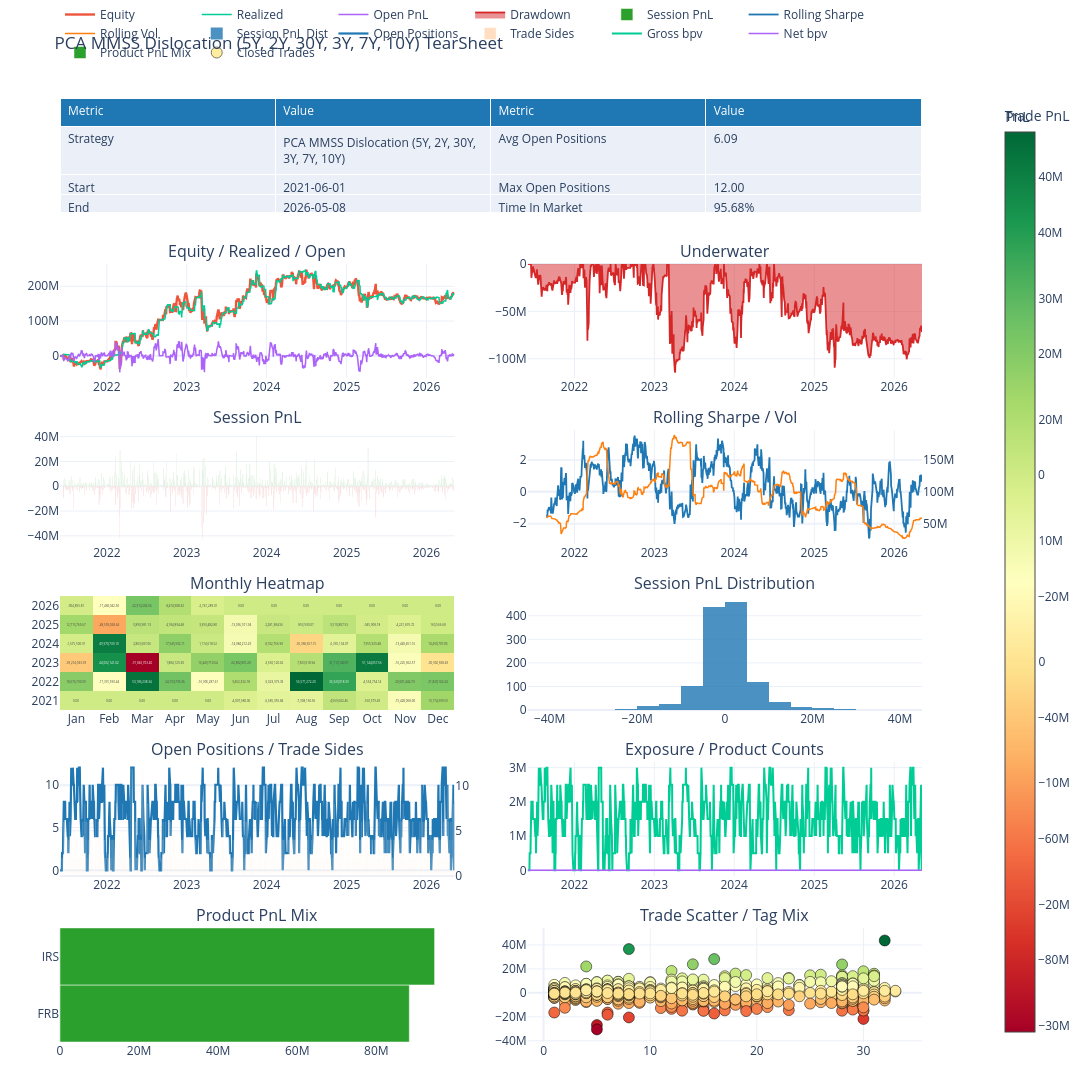

This figure's notebook cell:
### Markdown cell above
## Tearsheet

### Code cell
try:
    tearsheet = QueryBacktestTearSheet.from_backtest(bt)
    plotly_fig = tearsheet.plot_plotly()
    plotly_fig.show()
except Exception as e:
    print(f'Tearsheet: {e}')
    if len(mtm) > 1:
        daily = mtm.diff().dropna()
        sharpe = daily.mean() / daily.std() * np.sqrt(252) if daily.std() > 0 else 0
        max_dd = (mtm - mtm.cummax()).min()
        print(f'\nFinal P&L:  {mtm.iloc[-1]:,.0f}')
        print(f'Sharpe:     {sharpe:.2f}')
        print(f'Max DD:     {max_dd:,.0f}')

### Figure 1 — Plotly figure (JSON) as saved in the notebook; plotly's stock layout.template omitted (floating-point values rounded to 4 significant figures; data arrays with more than 128 entries replaced by an {"elided": "..."} marker saying what was removed)
{"data": [{"cells": {"align": "left", "values": [["Strategy", "Start", "End", "Steps", "Sessions", "Total PnL", "Realized PnL", "Open PnL", "Gross Realized", "Fees", "Avg Session PnL", "Best Session", "Worst Session", "Positive Sessions", "Negative Sessions", "Session Vol", "Sharpe", "Sortino", "Max Drawdown", "Current Drawdown", "VaR 95", "CVaR 95", "Entry Count", "Exit Count", "Trade Sides", "Active Trading Sessions", "Avg Entries / Session", "Avg Exits / Session", "Avg Sides / Session", "Avg Entries / Active Session", "Avg Exits / Active Session"], ["PCA MMSS Dislocation (5Y, 2Y, 30Y, 3Y, 7Y, 10Y)", "2021-06-01", "2026-05-08", "1,227", "1,227", "175,682,856.52", "175,636,265.36", "46,591.16", "313,704,705.29", "130,625,000.00", "143,180.81", "40,781,118.00", "-42,007,491.12", "47.51%", "48.08%", "102,503,098.38", "0.35", "0.44", "-114,340,524.62", "-71,893,579.13", "-9,437,353.17", "-15,841,448.54", "1,042", "1,040", "2,082", "651", "0.85", "0.85", "1.70", "1.60", "1.60"], ["Avg Open Positions", "Max Open Positions", "Time In Market", "Closed Trades", "Winning Trades", "Losing Trades", "Flat Trades", "Open Trades", "Trade Hit Rate", "Profit Factor", "Payoff Ratio", "Gross Profit", "Gross Loss", "Expectancy", "Avg Trade PnL", "Median Trade PnL", "Avg Win", "Median Win", "Avg Loss", "Median Loss", "Max Win Trade", "Max Loss Trade", "Avg Hold Days", "Median Hold Days", "P90 Hold Days", "Avg Winner Hold", "Avg Loser Hold", "Avg Hold Steps", "Max Win Streak", "Max Loss Streak", "Current Trade Streak"], ["6.09", "12.00", "95.68%", "1,045", "528", "517", "0", "2", "50.53%", "1.11", "1.08", "1,892,739,305.10", "1,709,659,599.81", "175,195.89", "175,195.89", "31,570.80", "3,584,733.53", "2,061,023.82", "-3,306,885.11", "-1,957,535.22", "43,726,950.42", "-30,536,908.97", "10.48", "7.00", "28.00", "10.77", "10.19", "7.18", "9", "10", "Win 3"]]}, "domain": {"x": [0, 0.94], "y": [0.8792, 1]}, "header": {"align": "left", "fill": {"color": "#1f77b4"}, "font": {"color": "white"}, "values": ["Metric", "Value", "Metric", "Value"]}, "type": "table"}, {"line": {"width": 2.4}, "mode": "lines", "name": "Equity", "type": "scatter", "x": {"elided": "1227 str values"}, "xaxis": "x", "y": {"elided": "1227 float values"}, "yaxis": "y"}, {"line": {"width": 1.5}, "mode": "lines", "name": "Realized", "type": "scatter", "x": {"elided": "1227 str values"}, "xaxis": "x", "y": {"elided": "1227 float values"}, "yaxis": "y"}, {"line": {"width": 1.5}, "mode": "lines", "name": "Open PnL", "type": "scatter", "x": {"elided": "1227 str values"}, "xaxis": "x", "y": {"elided": "1227 float values"}, "yaxis": "y"}, {"fill": "tozeroy", "line": {"color": "#d62728", "width": 1.8}, "mode": "lines", "name": "Drawdown", "type": "scatter", "x": {"elided": "1227 str values"}, "xaxis": "x2", "y": {"elided": "1227 float values"}, "yaxis": "y2"}, {"marker": {"color": {"elided": "1227 str values"}}, "name": "Session PnL", "type": "bar", "x": {"elided": "1227 str values"}, "xaxis": "x3", "y": {"elided": "1227 float values"}, "yaxis": "y3"}, {"line": {"color": "#1f77b4", "width": 1.8}, "mode": "lines", "name": "Rolling Sharpe", "type": "scatter", "x": {"elided": "1227 str values"}, "xaxis": "x4", "y": {"elided": "1227 float values"}, "yaxis": "y4"}, {"line": {"color": "#ff7f0e", "width": 1.5}, "mode": "lines", "name": "Rolling Vol", "type": "scatter", "x": {"elided": "1227 str values"}, "xaxis": "x4", "y": {"elided": "1227 float values"}, "yaxis": "y5"}, {"colorbar": {"title": {"text": "PnL"}}, "colorscale": [[0, "rgb(165,0,38)"], [0.1, "rgb(215,48,39)"], [0.2, "rgb(244,109,67)"], [0.3, "rgb(253,174,97)"], [0.4, "rgb(254,224,139)"], [0.5, "rgb(255,255,191)"], [0.6, "rgb(217,239,139)"], [0.7, "rgb(166,217,106)"], [0.8, "rgb(102,189,99)"], [0.9, "rgb(26,152,80)"], [1, "rgb(0,104,55)"]], "text": [["0.00", "0.00", "0.00", "0.00", "0.00", "-4,007,680.06", "-6,685,355.84", "-7,308,160.65", "4,569,602.46", "-160,579.49", "-15,428,068.00", "13,174,399.53"], ["18,676,730.99", "-17,391,590.44", "53,186,238.34", "24,153,735.36", "-16,905,287.61", "9,452,332.18", "-9,023,379.33", "56,571,272.20", "36,920,018.39", "-4,554,754.14", "20,601,442.73", "21,820,162.24"], ["-39,214,033.39", "44,002,141.02", "-91,843,703.40", "1,884,129.30", "16,449,710.64", "22,382,001.20", "-3,650,120.62", "7,303,018.94", "31,113,140.91", "51,144,057.66", "-16,225,302.57", "-30,902,508.49"], ["-1,675,500.91", "49,970,739.10", "2,803,687.06", "17,545,932.11", "1,174,618.52", "-14,084,212.29", "8,102,766.90", "-35,368,657.15", "-6,335,134.07", "7,955,929.48", "-13,449,451.16", "10,490,707.85"], ["12,715,765.67", "-48,593,028.64", "5,890,981.13", "4,184,894.48", "3,393,482.80", "-13,056,101.94", "2,281,384.56", "853,930.07", "5,510,807.53", "-945,908.18", "-4,221,876.72", "160,566.68"], ["-904,855.81", "-17,468,042.50", "22,912,202.56", "8,474,908.32", "-2,741,289.01", "0.00", "0.00", "0.00", "0.00", "0.00", "0.00", "0.00"]], "texttemplate": "%{text}", "type": "heatmap", "x": ["Jan", "Feb", "Mar", "Apr", "May", "Jun", "Jul", "Aug", "Sep", "Oct", "Nov", "Dec"], "xaxis": "x5", "y": ["2021", "2022", "2023", "2024", "2025", "2026"], "yaxis": "y6", "z": [[0.0, 0.0, 0.0, 0.0, 0.0, -4008000.0, -6685000.0, -7308000.0, 4570000.0, -160600.0, -15430000.0, 13170000.0], [18680000.0, -17390000.0, 53190000.0, 24150000.0, -16910000.0, 9452000.0, -9023000.0, 56570000.0, 36920000.0, -4555000.0, 20600000.0, 21820000.0], [-39210000.0, 44000000.0, -91840000.0, 1884000.0, 16450000.0, 22380000.0, -3650000.0, 7303000.0, 31110000.0, 51140000.0, -16230000.0, -30900000.0], [-1676000.0, 49970000.0, 2804000.0, 17550000.0, 1175000.0, -14080000.0, 8103000.0, -35370000.0, -6335000.0, 7956000.0, -13450000.0, 10490000.0], [12720000.0, -48590000.0, 5891000.0, 4185000.0, 3393000.0, -13060000.0, 2281000.0, 853900.0, 5511000.0, -945900.0, -4222000.0, 160600.0], [-904900.0, -17470000.0, 22910000.0, 8475000.0, -2741000.0, 0.0, 0.0, 0.0, 0.0, 0.0, 0.0, 0.0]]}, {"marker": {"color": "#1f77b4"}, "name": "Session PnL Dist", "nbinsx": 30, "opacity": 0.8, "type": "histogram", "x": {"elided": "1227 float values"}, "xaxis": "x6", "yaxis": "y7"}, {"line": {"color": "#1f77b4", "width": 2.2}, "mode": "lines", "name": "Open Positions", "type": "scatter", "x": {"elided": "1227 str values"}, "xaxis": "x7", "y": {"elided": "1227 float values"}, "yaxis": "y8"}, {"marker": {"color": "#ff7f0e"}, "name": "Trade Sides", "opacity": 0.25, "type": "bar", "x": {"elided": "1227 str values"}, "xaxis": "x7", "y": {"elided": "1227 float values"}, "yaxis": "y9"}, {"line": {"width": 2}, "mode": "lines", "name": "Gross bpv", "type": "scatter", "x": {"elided": "1227 str values"}, "xaxis": "x8", "y": {"elided": "1227 float values"}, "yaxis": "y10"}, {"line": {"width": 1.5}, "mode": "lines", "name": "Net bpv", "type": "scatter", "x": {"elided": "1227 str values"}, "xaxis": "x8", "y": {"elided": "1227 float values"}, "yaxis": "y10"}, {"marker": {"color": ["#2ca02c", "#2ca02c"]}, "name": "Product PnL Mix", "orientation": "h", "type": "bar", "x": [88340000.0, 94740000.0], "xaxis": "x9", "y": ["FRB", "IRS"], "yaxis": "y11"}, {"marker": {"color": {"elided": "1045 float values"}, "colorbar": {"title": {"text": "Trade PnL"}}, "colorscale": [[0, "rgb(165,0,38)"], [0.1, "rgb(215,48,39)"], [0.2, "rgb(244,109,67)"], [0.3, "rgb(253,174,97)"], [0.4, "rgb(254,224,139)"], [0.5, "rgb(255,255,191)"], [0.6, "rgb(217,239,139)"], [0.7, "rgb(166,217,106)"], [0.8, "rgb(102,189,99)"], [0.9, "rgb(26,152,80)"], [1, "rgb(0,104,55)"]], "line": {"color": "black", "width": 0.5}, "showscale": true, "size": 11}, "mode": "markers", "name": "Closed Trades", "text": {"elided": "1045 str values"}, "type": "scatter", "x": {"elided": "1045 float values"}, "xaxis": "x10", "y": {"elided": "1045 float values"}, "yaxis": "y12"}], "layout": {"annotations": [{"font": {"size": 16}, "showarrow": false, "text": "Equity / Realized / Open", "x": 0.215, "xanchor": "center", "xref": "paper", "y": 0.8242, "yanchor": "bottom", "yref": "paper"}, {"font": {"size": 16}, "showarrow": false, "text": "Underwater", "x": 0.725, "xanchor": "center", "xref": "paper", "y": 0.8242, "yanchor": "bottom", "yref": "paper"}, {"font": {"size": 16}, "showarrow": false, "text": "Session PnL", "x": 0.215, "xanchor": "center", "xref": "paper", "y": 0.6483, "yanchor": "bottom", "yref": "paper"}, {"font": {"size": 16}, "showarrow": false, "text": "Rolling Sharpe / Vol", "x": 0.725, "xanchor": "center", "xref": "paper", "y": 0.6483, "yanchor": "bottom", "yref": "paper"}, {"font": {"size": 16}, "showarrow": false, "text": "Monthly Heatmap", "x": 0.215, "xanchor": "center", "xref": "paper", "y": 0.4725, "yanchor": "bottom", "yref": "paper"}, {"font": {"size": 16}, "showarrow": false, "text": "Session PnL Distribution", "x": 0.725, "xanchor": "center", "xref": "paper", "y": 0.4725, "yanchor": "bottom", "yref": "paper"}, {"font": {"size": 16}, "showarrow": false, "text": "Open Positions / Trade Sides", "x": 0.215, "xanchor": "center", "xref": "paper", "y": 0.2967, "yanchor": "bottom", "yref": "paper"}, {"font": {"size": 16}, "showarrow": false, "text": "Exposure / Product Counts", "x": 0.725, "xanchor": "center", "xref": "paper", "y": 0.2967, "yanchor": "bottom", "yref": "paper"}, {"font": {"size": 16}, "showarrow": false, "text": "Product PnL Mix", "x": 0.215, "xanchor": "center", "xref": "paper", "y": 0.1208, "yanchor": "bottom", "yref": "paper"}, {"font": {"size": 16}, "showarrow": false, "text": "Trade Scatter / Tag Mix", "x": 0.725, "xanchor": "center", "xref": "paper", "y": 0.1208, "yanchor": "bottom", "yref": "paper"}], "height": 2400, "legend": {"orientation": "h", "x": 0, "xanchor": "left", "y": 1.02, "yanchor": "bottom"}, "margin": {"b": 50, "l": 60, "r": 40, "t": 80}, "title": {"text": "PCA MMSS Dislocation (5Y, 2Y, 30Y, 3Y, 7Y, 10Y) TearSheet"}, "width": 1600, "xaxis": {"anchor": "y", "domain": [0, 0.43]}, "xaxis10": {"anchor": "y12", "domain": [0.51, 0.94]}, "xaxis2": {"anchor": "y2", "domain": [0.51, 0.94]}, "xaxis3": {"anchor": "y3", "domain": [0, 0.43]}, "xaxis4": {"anchor": "y4", "domain": [0.51, 0.94]}, "xaxis5": {"anchor": "y6", "domain": [0, 0.43]}, "xaxis6": {"anchor": "y7", "domain": [0.51, 0.94]}, "xaxis7": {"anchor": "y8", "domain": [0, 0.43]}, "xaxis8": {"anchor": "y10", "domain": [0.51, 0.94]}, "xaxis9": {"anchor": "y11", "domain": [0, 0.43]}, "yaxis": {"anchor": "x", "domain": [0.7033, 0.8242]}, "yaxis10": {"anchor": "x8", "domain": [0.1758, 0.2967]}, "yaxis11": {"anchor": "x9", "domain": [0, 0.1208]}, "yaxis12": {"anchor": "x10", "domain": [0, 0.1208]}, "yaxis2": {"anchor": "x2", "domain": [0.7033, 0.8242]}, "yaxis3": {"anchor": "x3", "domain": [0.5275, 0.6483]}, "yaxis4": {"anchor": "x4", "domain": [0.5275, 0.6483]}, "yaxis5": {"anchor": "x4", "overlaying": "y4", "side": "right"}, "yaxis6": {"anchor": "x5", "domain": [0.3517, 0.4725]}, "yaxis7": {"anchor": "x6", "domain": [0.3517, 0.4725]}, "yaxis8": {"anchor": "x7", "domain": [0.1758, 0.2967]}, "yaxis9": {"anchor": "x7", "overlaying": "y8", "side": "right"}}}
